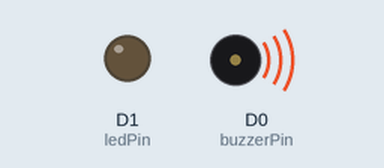
Simulated run of this program. Board: ESP8266 (NodeMCU). Shown: output pins drawn as LEDs (lit = HIGH), buzzer (waves = sounding).

Above: at 0.6 s.
At 4.7 s:
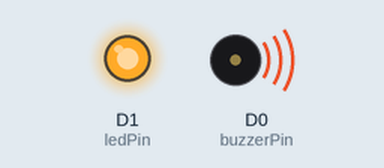
At 11.2 s:
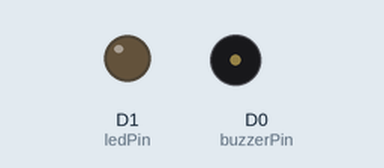
Timing chart, 0 to 12.7 s (numbered marks = the images above):
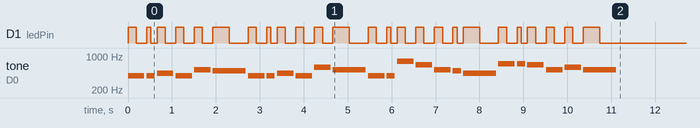

The program:

main.cpp
```cpp
#include <Arduino.h>

// Pin definitions
const int buzzerPin = D0; // Connect buzzer to pin 8
const int ledPin = D1;   // Connect LED to pin 13

// Notes frequencies (in Hz)
#define NOTE_C4  262
#define NOTE_D4  294
#define NOTE_E4  330
#define NOTE_F4  349
#define NOTE_G4  392
#define NOTE_A4  440
#define NOTE_B4  494
#define NOTE_C5  523
#define NOTE_D5  587
#define NOTE_E5  659
#define NOTE_F5  698
#define NOTE_G5  784
#define NOTE_A5  880
#define NOTE_B5  988


// Melody for "Happy Birthday"
int melody[] = {
  NOTE_G4, NOTE_G4, NOTE_A4, NOTE_G4, NOTE_C5, NOTE_B4, // Happy Birthday to You
  NOTE_G4, NOTE_G4, NOTE_A4, NOTE_G4, NOTE_D5, NOTE_C5, // Happy Birthday to You
  NOTE_G4, NOTE_G4, NOTE_G5, NOTE_E5, NOTE_C5, NOTE_B4, NOTE_A4, // Happy Birthday Dear [Name]
  NOTE_F5, NOTE_F5, NOTE_E5, NOTE_C5, NOTE_D5, NOTE_C5  // Happy Birthday to You
};

// Note durations: 4 = quarter note, 8 = eighth note, etc.
int noteDurations[] = {
  4, 8, 4, 4, 4, 2, // Happy Birthday to You
  4, 8, 4, 4, 4, 2, // Happy Birthday to You
  4, 8, 4, 4, 4, 8, 2, // Happy Birthday Dear [Name]
  4, 8, 4, 4, 4, 2  // Happy Birthday to You
};

void setup() {
  pinMode(buzzerPin, OUTPUT);
  pinMode(ledPin, OUTPUT);

  // Play the melody
  for (int i = 0; i < sizeof(melody) / sizeof(melody[0]); i++) {
    int noteDuration = (1000 / noteDurations[i]) * 1.5; // Increase duration by 1.5x
    tone(buzzerPin, melody[i], noteDuration);

    // Blink the LED in sync with the note
    digitalWrite(ledPin, HIGH);
    delay(noteDuration / 2); // LED on for half the note duration
    digitalWrite(ledPin, LOW);
    delay(noteDuration / 2); // LED off for the other half

    // Pause between notes
    delay(50);
  }
}

void loop() {
  // Nothing to do here
}
```
